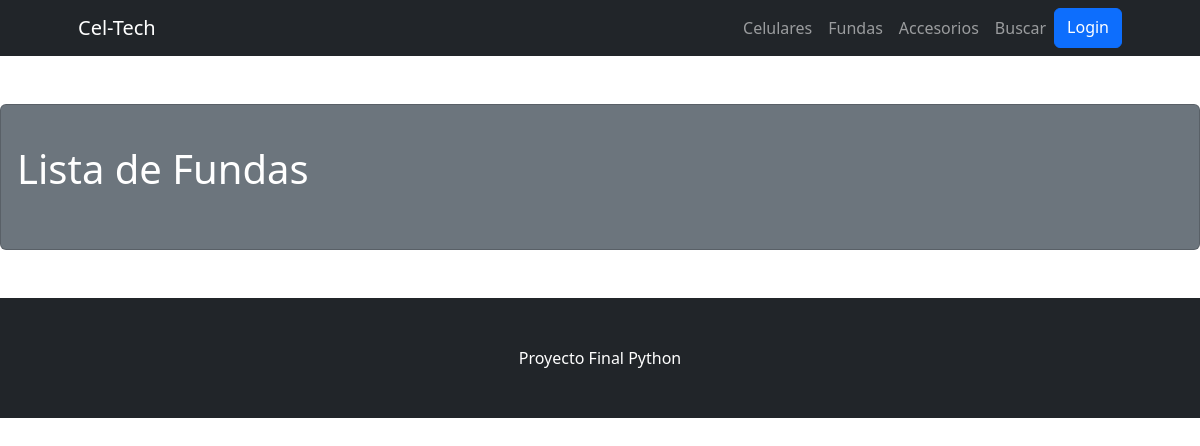
Page /CelTech/fundas on the earlier database version.
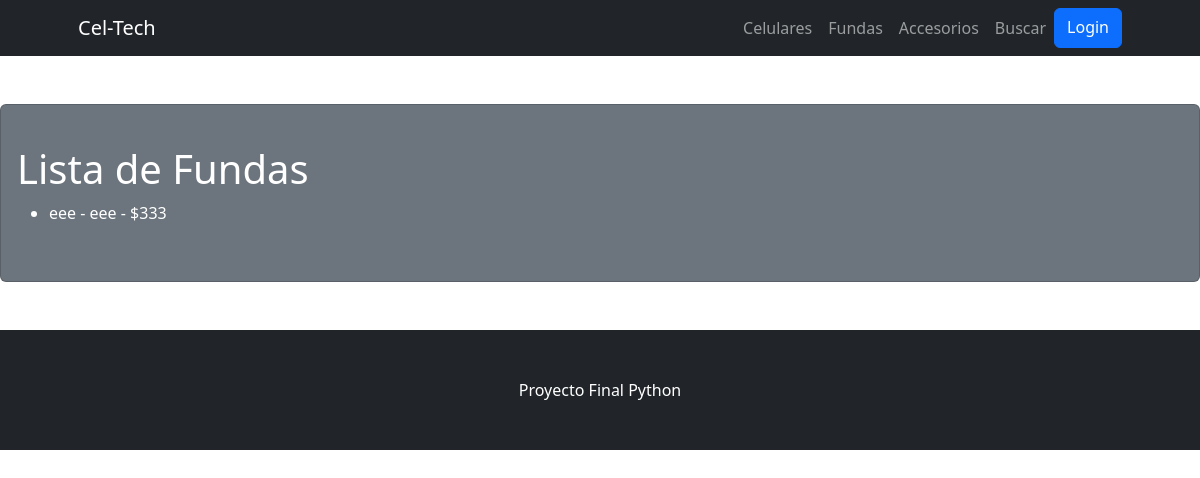
Same page on the later database version.
### CelTech/models.py (models this page shows)
class Fundas(models.Model):
    modelo = models.CharField(max_length=20)
    tipo =  models.CharField(max_length=20)
    precio = models.IntegerField()
    def __str__(self):
        return f'{self.modelo} - {self.tipo} - ${self.precio}'

### CelTech/views.py (the view)
# urls.py: path('fundas', fundas, name="Fundas"),
def fundas(req):
    fundas = Fundas.objects.all()
    return render(req, "fundas.html", {"fundas": fundas})

### CelTech/templates/fundas.html
{% extends 'padre.html' %}
{% block cambiante %}
    <h1>Lista de Fundas</h1>
    <ul>
        {% for funda in fundas  %}
            <li>{{funda}}</li>
        {% endfor %}
    </ul>
{% endblock cambiante %}

Differences in the rows shown:
added Fundas: modelo+tipo+precio "eee - eee - $333"
